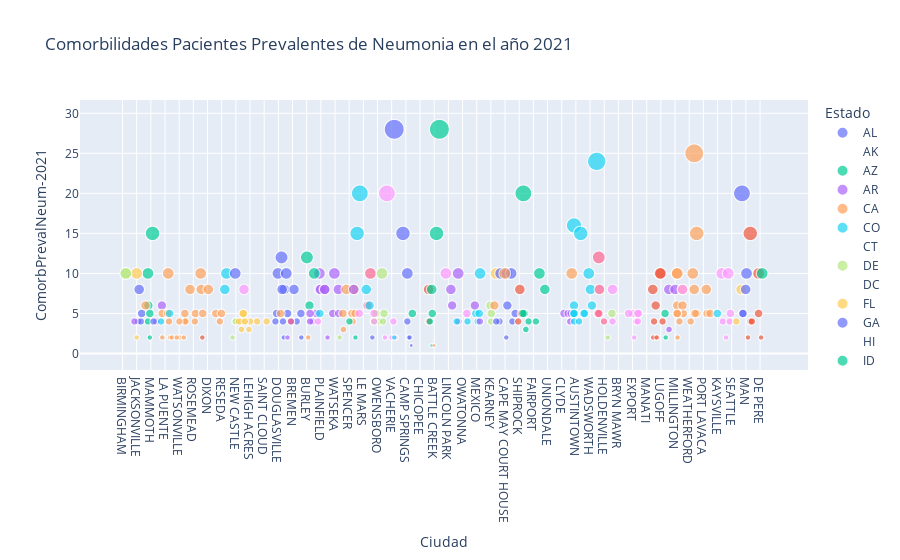

The notebook cell this image was saved under:
### Code cell
# Crear un gráfico de dispersión interactivo con plotly
fig = px.scatter(df, 
                 x='Ciudad', 
                 y='ComorbPrevalNeum-2021', 
                 color='Estado',
                 size='ComorbPrevalNeum-2021',  
                 title='Comorbilidades Pacientes Prevalentes de Neumonia en el año 2021')

# Mostrar el gráfico
fig.show()
